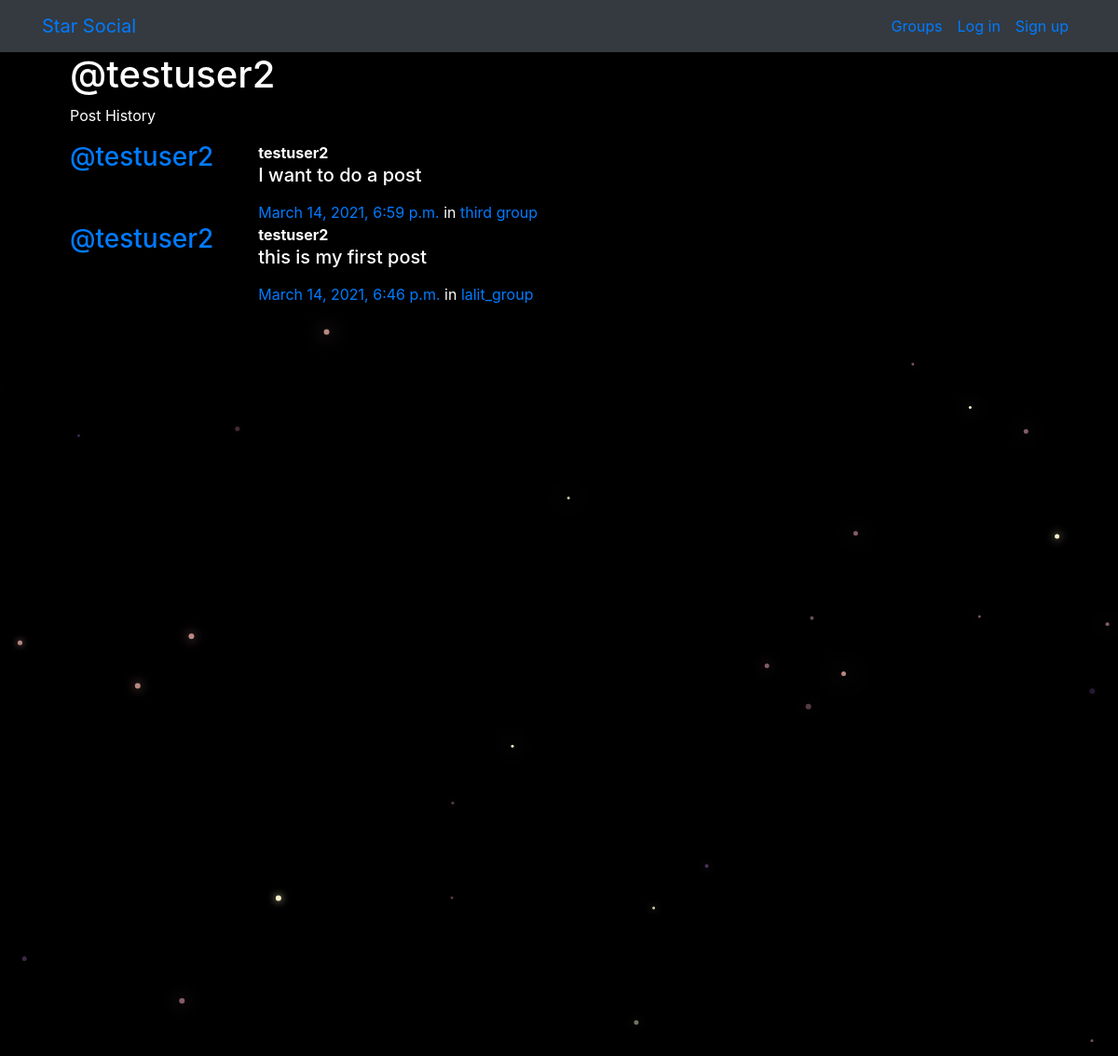
/posts/by/testuser2/, run on the app's committed database.
### posts/models.py (models this page shows, shortened)
class Post(models.Model):
    user = models.ForeignKey(User, related_name="posts",on_delete=models.CASCADE)
    created_at = models.DateTimeField(auto_now=True)
    message = models.TextField()
    message_html = models.TextField(editable=False)
    group = models.ForeignKey(Group, related_name="posts",null=True, blank=True,on_delete=models.CASCADE)
    class Meta:
        ordering = ["-created_at"]
        unique_together = ["user", "message"]

### groups/models.py (models this page shows, shortened)
class Group(models.Model):
    name = models.CharField(max_length=255, unique=True)
    slug = models.SlugField(allow_unicode=True, unique=True)
    description = models.TextField(blank=True, default='')
    description_html = models.TextField(editable=False, default='', blank=True)
    members = models.ManyToManyField(User,through="GroupMember")
    class Meta:
        ordering = ["name"]

### posts/views.py (the view)
# urls.py: path("by/<username>/",views.UserPosts.as_view(),name="for_user"),
class UserPosts(generic.ListView):
    model = models.Post
    template_name = "posts/user_post_list.html"
    def get_queryset(self):
        try:
            self.post_user = User.objects.prefetch_related("posts").get(
                username__iexact=self.kwargs.get("username")
            )
        except User.DoesNotExist:
            raise Http404
        else:
            return self.post_user.posts.all()
    def get_context_data(self, **kwargs):
        context = super().get_context_data(**kwargs)
        context["post_user"] = self.post_user
        return context

### posts/templates/posts/user_post_list.html
{% extends "posts/post_base.html" %}
{% block prepost %}
<div class="col-md-4">
	<h1>@{{ post_user.username }}</h1>
	<p>Post History</p>
</div>
{% endblock %}
{% block post_content %}
<div class="col-md-8">
	{% for post in post_list %}
		{% include "posts/_post.html" %}
	{% endfor %}
</div>
{% endblock %}

### posts/templates/posts/_post.html (shortened to what this page needs)
<div class="media">
	<h3 class="mr-5"><a href="{% url 'posts:for_user' username=post.user.username %}">@{{ post.user.username }}</a></h3>
	<div class="media-body">
		<strong>{{ post.user.username }}</strong>
		<h5>{{ post.message_html|safe }}</h5>
			<time class="time"><a href="{% url 'posts:single' username=post.user.username pk=post.pk %}">{{ post.created_at }}</a></time>
			{% if post.group %}
			<span class="group-name">in <a href="#">{{ post.group.name }}</a></span>
			{% endif %}
	</div>
</div>

### static/simplesocial/css/master.css (style rules this page uses)
body { margin: 0; overflow: hidden; background-color: black; color:white; }

### data on the page
Post: user.username "testuser2", message_html "I want to do a post", created_at "March 14, 2021, 6:59 p.m.", group.name "third group"
Post: user.username "testuser2", message_html "this is my first post", created_at "March 14, 2021, 6:46 p.m.", group.name "lalit_group"

### other printed values
{{ post_user.username }} "testuser2"
